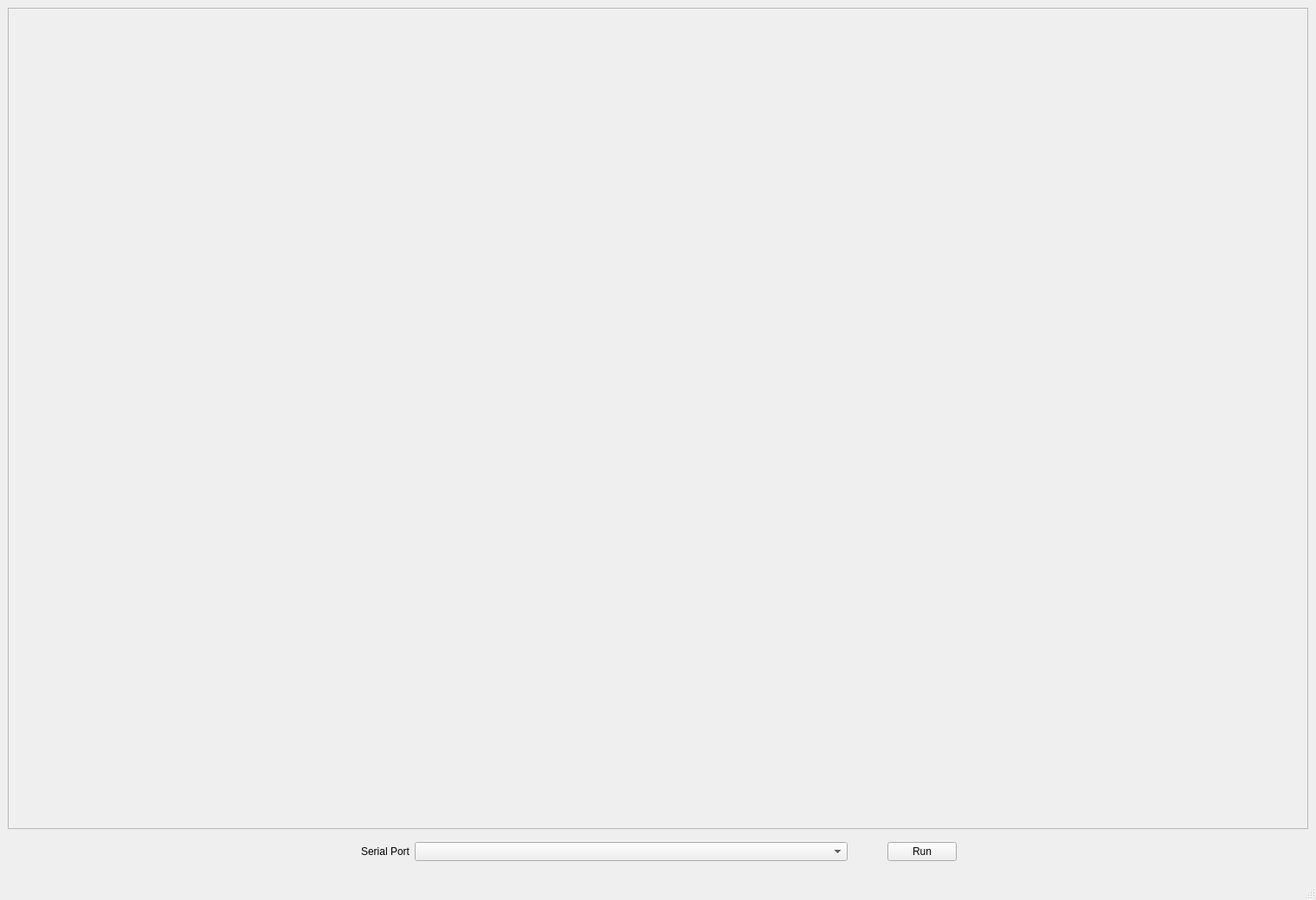
<?xml version="1.0" encoding="UTF-8"?>
<ui version="4.0">
 <class>MainWindow</class>
 <widget class="QMainWindow" name="MainWindow">
  <property name="geometry">
   <rect>
    <x>0</x>
    <y>0</y>
    <width>1520</width>
    <height>1040</height>
   </rect>
  </property>
  <property name="windowTitle">
   <string>RSSI Viewer</string>
  </property>
  <widget class="QWidget" name="centralwidget">
   <layout class="QVBoxLayout" name="verticalLayout_3">
    <item>
     <widget class="QFrame" name="chart_grid">
      <property name="sizePolicy">
       <sizepolicy hsizetype="MinimumExpanding" vsizetype="MinimumExpanding">
        <horstretch>0</horstretch>
        <verstretch>0</verstretch>
       </sizepolicy>
      </property>
      <property name="minimumSize">
       <size>
        <width>0</width>
        <height>750</height>
       </size>
      </property>
      <property name="frameShape">
       <enum>QFrame::StyledPanel</enum>
      </property>
      <property name="frameShadow">
       <enum>QFrame::Raised</enum>
      </property>
      <layout class="QGridLayout" name="gridLayout_2">
       <item row="1" column="0">
        <layout class="QGridLayout" name="gridLayout"/>
       </item>
       <item row="0" column="0">
        <spacer name="verticalSpacer_2">
         <property name="orientation">
          <enum>Qt::Vertical</enum>
         </property>
         <property name="sizeType">
          <enum>QSizePolicy::Fixed</enum>
         </property>
         <property name="sizeHint" stdset="0">
          <size>
           <width>20</width>
           <height>5</height>
          </size>
         </property>
        </spacer>
       </item>
      </layout>
     </widget>
    </item>
    <item>
     <widget class="QFrame" name="frame">
      <property name="maximumSize">
       <size>
        <width>16777215</width>
        <height>45</height>
       </size>
      </property>
      <property name="frameShape">
       <enum>QFrame::NoFrame</enum>
      </property>
      <property name="frameShadow">
       <enum>QFrame::Raised</enum>
      </property>
      <layout class="QHBoxLayout" name="horizontalLayout_2">
       <item>
        <layout class="QHBoxLayout" name="horizontalLayout">
         <item>
          <spacer name="horizontalSpacer">
           <property name="orientation">
            <enum>Qt::Horizontal</enum>
           </property>
           <property name="sizeHint" stdset="0">
            <size>
             <width>40</width>
             <height>20</height>
            </size>
           </property>
          </spacer>
         </item>
         <item>
          <widget class="QLabel" name="label">
           <property name="text">
            <string>Serial Port</string>
           </property>
           <property name="alignment">
            <set>Qt::AlignRight|Qt::AlignTrailing|Qt::AlignVCenter</set>
           </property>
          </widget>
         </item>
         <item>
          <widget class="QComboBox" name="port_selector">
           <property name="minimumSize">
            <size>
             <width>500</width>
             <height>0</height>
            </size>
           </property>
          </widget>
         </item>
         <item>
          <spacer name="horizontalSpacer_3">
           <property name="orientation">
            <enum>Qt::Horizontal</enum>
           </property>
           <property name="sizeType">
            <enum>QSizePolicy::Fixed</enum>
           </property>
           <property name="sizeHint" stdset="0">
            <size>
             <width>40</width>
             <height>20</height>
            </size>
           </property>
          </spacer>
         </item>
         <item>
          <widget class="QPushButton" name="run_button">
           <property name="text">
            <string>Run</string>
           </property>
          </widget>
         </item>
         <item>
          <spacer name="horizontalSpacer_2">
           <property name="orientation">
            <enum>Qt::Horizontal</enum>
           </property>
           <property name="sizeType">
            <enum>QSizePolicy::Expanding</enum>
           </property>
           <property name="sizeHint" stdset="0">
            <size>
             <width>40</width>
             <height>20</height>
            </size>
           </property>
          </spacer>
         </item>
        </layout>
       </item>
      </layout>
     </widget>
    </item>
    <item>
     <spacer name="verticalSpacer">
      <property name="orientation">
       <enum>Qt::Vertical</enum>
      </property>
      <property name="sizeType">
       <enum>QSizePolicy::Fixed</enum>
      </property>
      <property name="sizeHint" stdset="0">
       <size>
        <width>20</width>
        <height>5</height>
       </size>
      </property>
     </spacer>
    </item>
   </layout>
  </widget>
  <widget class="QMenuBar" name="menubar">
   <property name="geometry">
    <rect>
     <x>0</x>
     <y>0</y>
     <width>1520</width>
     <height>22</height>
    </rect>
   </property>
  </widget>
  <widget class="QStatusBar" name="statusbar"/>
 </widget>
 <resources/>
 <connections/>
</ui>
